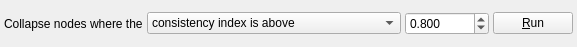
<?xml version="1.0" encoding="UTF-8"?>
<ui version="4.0">
 <class>AutoCollapseDlg</class>
 <widget class="QDockWidget" name="AutoCollapseDlg">
  <property name="geometry">
   <rect>
    <x>0</x>
    <y>0</y>
    <width>527</width>
    <height>47</height>
   </rect>
  </property>
  <property name="floating">
   <bool>true</bool>
  </property>
  <property name="allowedAreas">
   <set>Qt::NoDockWidgetArea</set>
  </property>
  <property name="windowTitle">
   <string>Collapse nodes</string>
  </property>
  <widget class="QWidget" name="dockWidgetContents">
   <layout class="QVBoxLayout" name="verticalLayout">
    <property name="leftMargin">
     <number>4</number>
    </property>
    <property name="topMargin">
     <number>0</number>
    </property>
    <property name="rightMargin">
     <number>4</number>
    </property>
    <property name="bottomMargin">
     <number>0</number>
    </property>
    <item>
     <layout class="QHBoxLayout" name="horizontalLayout_2">
      <property name="spacing">
       <number>4</number>
      </property>
      <property name="sizeConstraint">
       <enum>QLayout::SetMinimumSize</enum>
      </property>
      <item>
       <widget class="QLabel" name="label">
        <property name="text">
         <string>Collapse nodes where the</string>
        </property>
       </widget>
      </item>
      <item>
       <widget class="QComboBox" name="cboFilterVariable">
        <property name="currentIndex">
         <number>3</number>
        </property>
        <item>
         <property name="text">
          <string>distance to the furthest leaf node is below</string>
         </property>
        </item>
        <item>
         <property name="text">
          <string>distance to the root is above</string>
         </property>
        </item>
        <item>
         <property name="text">
          <string>total branch length is below</string>
         </property>
        </item>
        <item>
         <property name="text">
          <string>consistency index is above</string>
         </property>
        </item>
        <item>
         <property name="text">
          <string>support value is below</string>
         </property>
        </item>
       </widget>
      </item>
      <item>
       <widget class="QDoubleSpinBox" name="spinFilterValue">
        <property name="decimals">
         <number>3</number>
        </property>
        <property name="maximum">
         <double>10000.000000000000000</double>
        </property>
        <property name="singleStep">
         <double>0.100000000000000</double>
        </property>
        <property name="value">
         <double>0.800000000000000</double>
        </property>
       </widget>
      </item>
      <item>
       <widget class="QPushButton" name="btnRun">
        <property name="text">
         <string>&amp;Run</string>
        </property>
       </widget>
      </item>
      <item>
       <spacer name="horizontalSpacer">
        <property name="orientation">
         <enum>Qt::Horizontal</enum>
        </property>
        <property name="sizeHint" stdset="0">
         <size>
          <width>0</width>
          <height>20</height>
         </size>
        </property>
       </spacer>
      </item>
     </layout>
    </item>
   </layout>
  </widget>
 </widget>
 <resources/>
 <connections/>
</ui>
